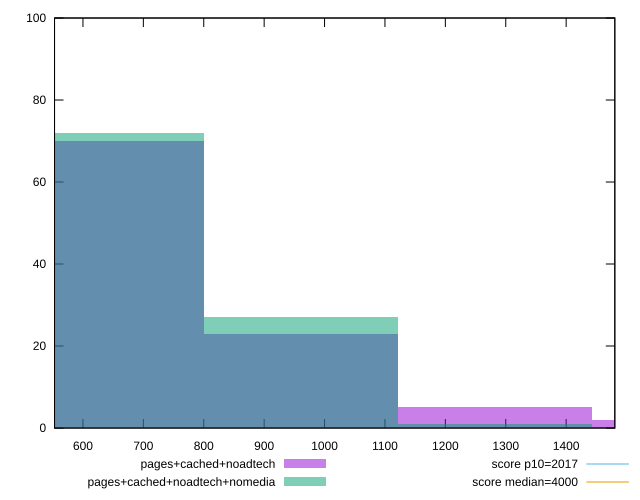

Write the gnuplot code that produced this figure.
reset

$pagesCachedNoadtech <<EOF
961.3824026446855 23
1602.3040044078093 2
1281.8432035262474 5
640.9216017631237 70
EOF

$pagesCachedNoadtechNomedia <<EOF
961.3824026446855 27
640.9216017631237 72
1281.8432035262474 1
EOF

set key outside below
set boxwidth 320.46080088156185
set xrange [552.9440000000002:1480.576000000001]
set yrange [0:100]
set trange [0:100]
set style fill transparent solid 0.5 noborder

set parametric
set terminal svg size 640, 500 enhanced background rgb 'white'
set output "report_00019_2021-02-10T18-14-37.922Z//mainthread-work-breakdown/comparison/histogram/2_vs_3.svg"

plot $pagesCachedNoadtech title "pages+cached+noadtech" with boxes, \
     $pagesCachedNoadtechNomedia title "pages+cached+noadtech+nomedia" with boxes, \
     2017,t title "score p10=2017", \
     4000,t title "score median=4000"

reset
